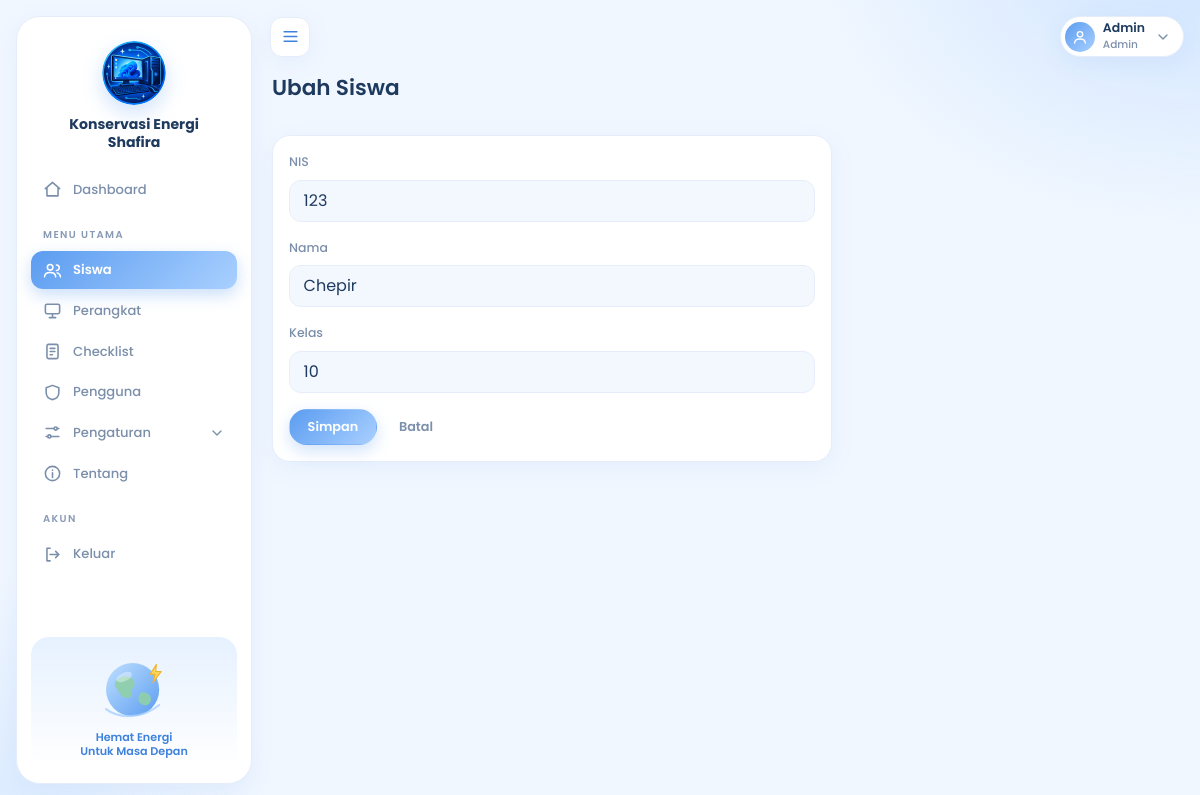
/siswa/form.php?nis=123 (signed in), run on the app's committed database.
### tables this page shows
CREATE TABLE siswa (
  nis   INT(10) NOT NULL,
  nama  VARCHAR(100) NOT NULL,
  kelas VARCHAR(10) NOT NULL,
  PRIMARY KEY (nis)
);

### siswa/form.php (the view, shortened to what this page needs)
<?php
require_once __DIR__ . '/../includes/functions.php';
$edit = isset($_GET['nis']);
$row = ['nis' => '', 'nama' => '', 'kelas' => ''];
if ($edit) {
    $st = $pdo->prepare('SELECT * FROM siswa WHERE nis = ?');
    $st->execute([(int)$_GET['nis']]);
    $row = $st->fetch();
}
$judul = $edit ? 'Ubah Siswa' : 'Tambah Siswa';
require '../includes/header.php';
?>
<h3 class="mb-3"><?= $judul ?></h3>
<div class="card" style="max-width:560px"><div class="card-body">
<form method="post"><?= csrf_field() ?>
  <div class="mb-3"><label class="form-label">NIS</label>
    <input name="nis" class="form-control" value="<?= e($row['nis']) ?>" <?= $edit ? 'readonly' : 'required' ?> inputmode="numeric" maxlength="10"></div>
  <div class="mb-3"><label class="form-label">Nama</label>
    <input name="nama" class="form-control" value="<?= e($row['nama']) ?>" required maxlength="100"></div>
  <div class="mb-3"><label class="form-label">Kelas</label>
    <input name="kelas" class="form-control" value="<?= e($row['kelas']) ?>" required maxlength="10" placeholder="contoh: XI RPL2"></div>
  <button class="btn btn-success">Simpan</button> <a class="btn btn-link" href="index.php">Batal</a>
</form></div></div>
<?php require '../includes/footer.php'; ?>

### assets/css/app.css (style rules this page uses)
:root, [data-bs-theme=light] { --pri:#5b9cf0; --pri-d:#3f82dd; --pri-l:#a9d0ff; --on:#fff; --bg:#f1f7ff; --card:#fff; --hd:#f3f8ff; --soft:#e6f1ff; --mu:#7b8fab; --bd:#e4edf9; --tx:#1f3a5f; --ok:#22a06b; --ok-bg:#e2f6ec; --bad:#e5596b; --bad-bg:#fde8eb; --warn:#e29a2d; --warn-bg:#fff2dc; --glow:0 6px 24px rgba(63,130,221,.08); --r:18px; --bs-body-bg:var(--bg); --bs-body-color:var(--tx); --bs-border-color:var(--bd); --bs-body-font-family:"Poppins",system-ui,sans-serif; --bs-body-font-size:.84rem; }
body { background:var(--bg); color:var(--tx); }
body::before { content:""; position:fixed; inset:0; z-index:-1; pointer-events:none; background:radial-gradient(560px 420px at 100% -8%, rgba(169,208,255,.50), transparent 70%), radial-gradient(520px 420px at -6% 108%, rgba(169,208,255,.38), transparent 70%); }
h3, h4, h5, h6 { font-weight:600; color:var(--tx); }
h3 { font-size:1.35rem; }
a { color:var(--pri-d); }
.card { background:var(--card); border:1px solid var(--bd); border-radius:var(--r); box-shadow:var(--glow); }
.form-control, .form-select { border-radius:12px; background-color:var(--hd); border:1px solid var(--bd); padding:.5rem .85rem; color:var(--tx); }
.form-label { font-weight:500; color:var(--mu); font-size:.78rem; }
.btn { border-radius:99px; font-weight:600; font-size:.8rem; padding:.45rem 1.1rem; border-width:1px; }
.btn-success { --bs-btn-bg:var(--pri); --bs-btn-border-color:var(--pri); --bs-btn-color:var(--on); --bs-btn-hover-bg:var(--pri-d); --bs-btn-hover-border-color:var(--pri-d); --bs-btn-hover-color:var(--on); --bs-btn-active-bg:var(--pri-d); --bs-btn-active-border-color:var(--pri-d); --bs-btn-active-color:var(--on); background-image:linear-gradient(135deg,var(--pri),var(--pri-l)); border-color:transparent; box-shadow:0 6px 16px rgba(91,156,240,.28); }
.btn-link { text-decoration:none; color:var(--mu); }

### data on the page
siswa: nis "123", nama "Chepir", kelas "10"

### other printed values
$label "Dashboard Siswa Perangkat Checklist Pengguna Tentang"
$u['nama'] "Admin"
$level "Admin"
$judul "Ubah Siswa"
